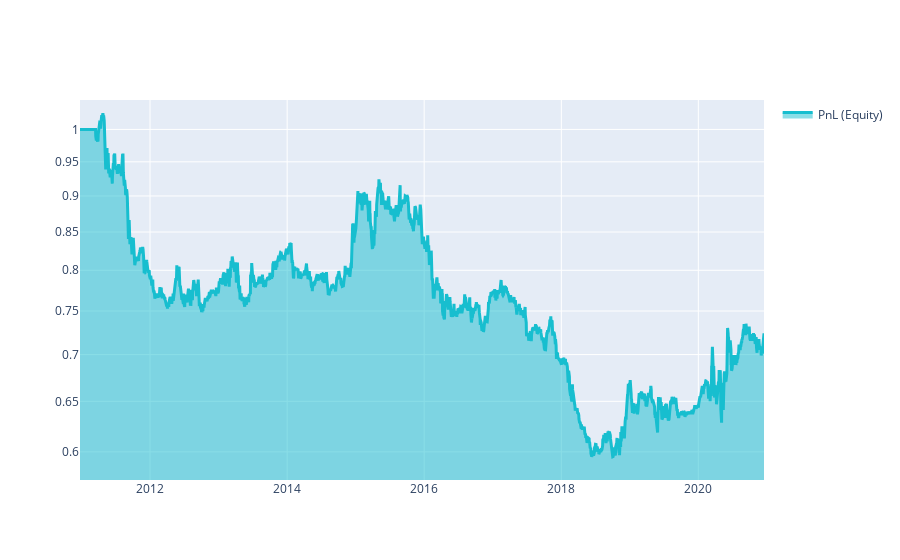

Write notebook code for a chart like this one.
### Code cell
# show plot with profit and losses:
performance = stat.to_pandas()["equity"]
qngraph.make_plot_filled(performance.index, performance, name="PnL (Equity)", type="log")

### Figure 1 — Plotly figure (JSON) as saved in the notebook; plotly's stock layout.template omitted (floating-point values rounded to 4 significant figures; data arrays with more than 128 entries replaced by an {"elided": "..."} marker saying what was removed)
{"data": [{"fill": "tonexty", "line": {"color": "#17BECF", "width": 3}, "name": "PnL (Equity)", "type": "scatter", "x": {"elided": "2580 str values"}, "y": {"elided": "2580 float values"}}], "layout": {"showlegend": true, "yaxis": {"range": [-0.2412, 0.02026], "type": "log"}}}
